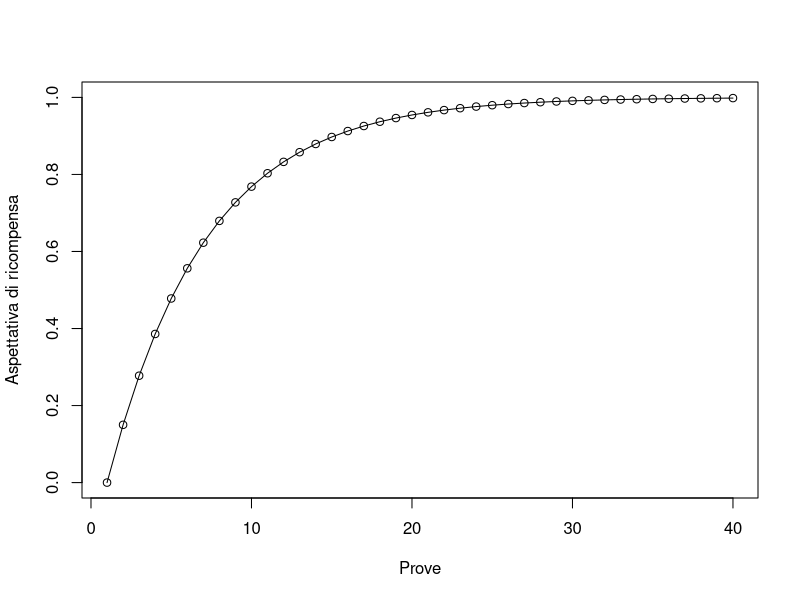
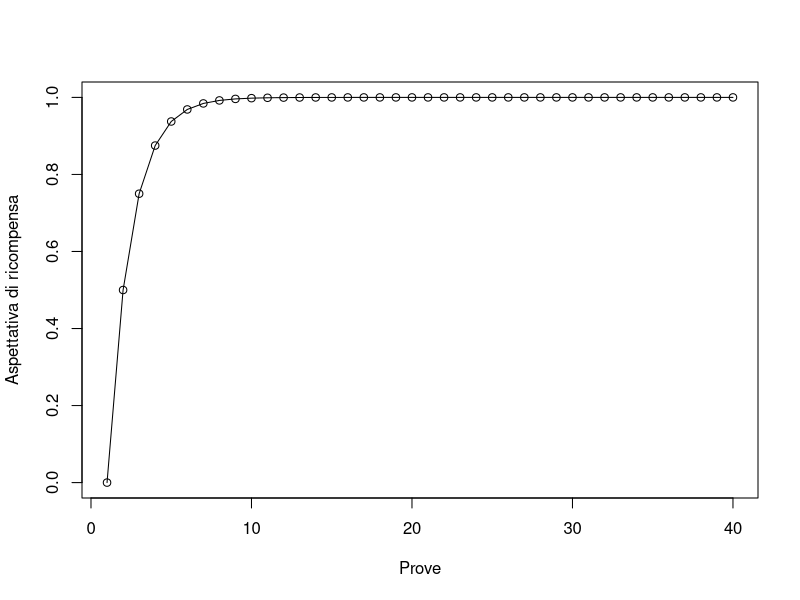
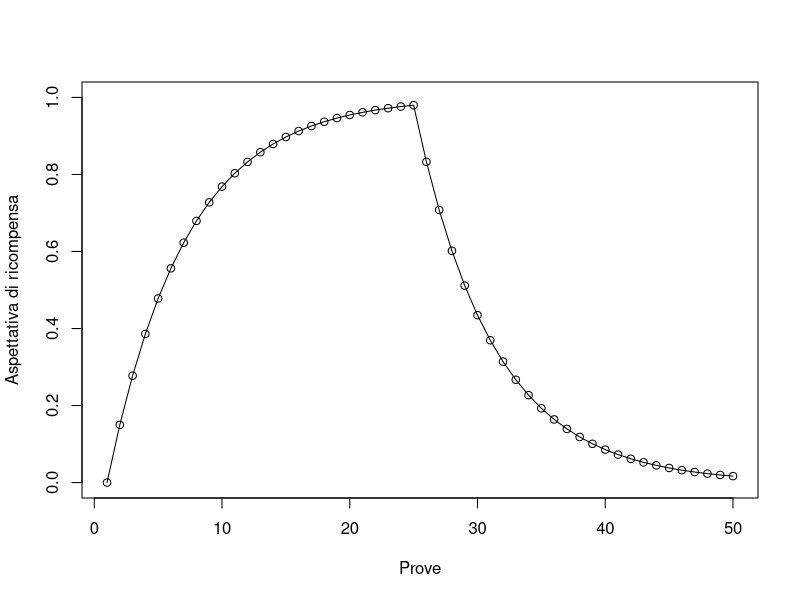
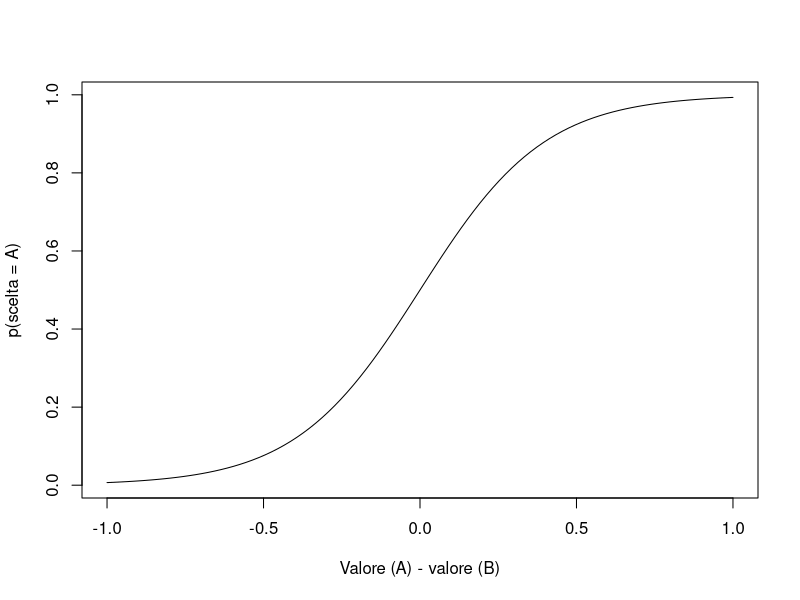

The R source for these figures, in order: (Note: this script raises an error after producing the figures.)
## ---- chunk 1
knitr::opts_chunk$set(echo = TRUE, fig.align = 'center')
## ---- chunk 2
update_rw <- function(value, alpha=0.15, lambda=1) {
  value + alpha * (lambda - value)
}
## ---- chunk 3
n_trials <- 40
strength <- numeric(n_trials)
strength

for(trial in 2:n_trials) {
  strength[trial] <- update_rw( strength[trial-1] )
}
print(strength)
plot(
  1:n_trials, 
  strength, 
  type = 'l', 
  ylim = c(0,1),
  xlab = "Prove",
  ylab = "Aspettativa di ricompensa")
points(1:n_trials, strength)
## ---- chunk 4
strength <- numeric(n_trials)

for(trial in 2:n_trials) {
  strength[trial] <- update_rw(alpha = 0.5, strength[trial-1] )
}
plot(
  1:n_trials, 
  strength, 
  type = 'l', 
  ylim = c(0,1),
  xlab = "Prove",
  ylab = "Aspettativa di ricompensa"
)
points(1:n_trials, strength)
## ---- chunk 5
n_trials <- 50                
strength <- numeric(n_trials) 
lambda <- 1 # initial reward value 

for(trial in 2:n_trials) {
  
  # remove the shock after trial 25
  if(trial > 25) {
    lambda <- 0
  }
  
  # update associative strength on each trial
  strength[trial] <- update_rw(
    value = strength[trial-1],
    lambda = lambda
  )
}

plot(
  1:n_trials, 
  strength, 
  type = 'l', 
  ylim = c(0,1),
  xlab = "Prove",
  ylab = "Aspettativa di ricompensa"
)
points(1:n_trials, strength)
## ---- chunk 6
softmax <- function(beta, x) {
  1 / (1 + exp(-beta * x))
}
## ---- chunk 7
beta <- 5
x <- seq(-1, 1, length.out = 100)
y <- softmax(beta, x)
plot(
  x, 
  y, 
  type = 'l', 
  #ylim = c(0,1),
  xlab = "Valore (A) - valore (B)",
  ylab = "p(scelta = A)"
)
## ---- chunk 8
sessioninfo::session_info()
